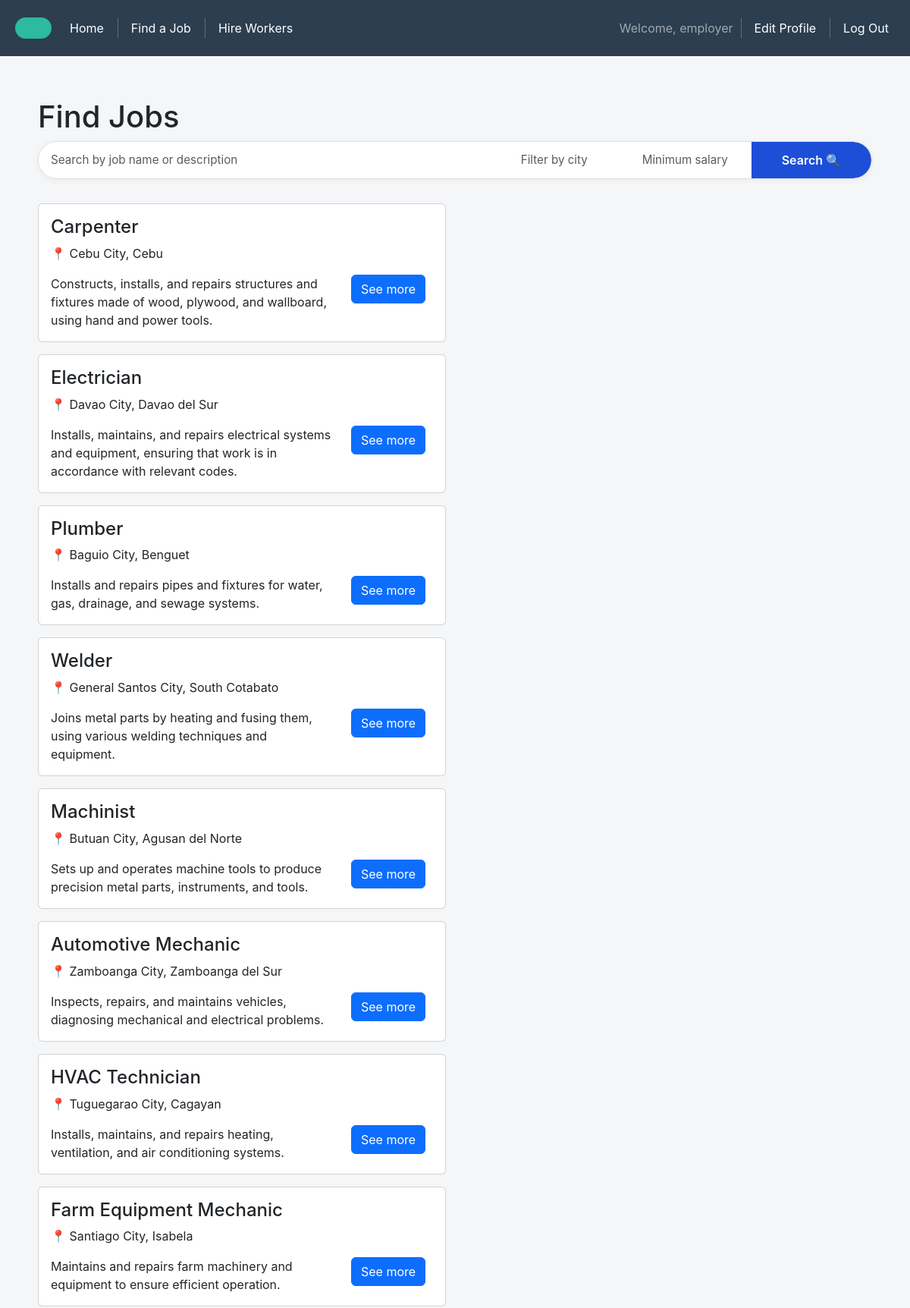
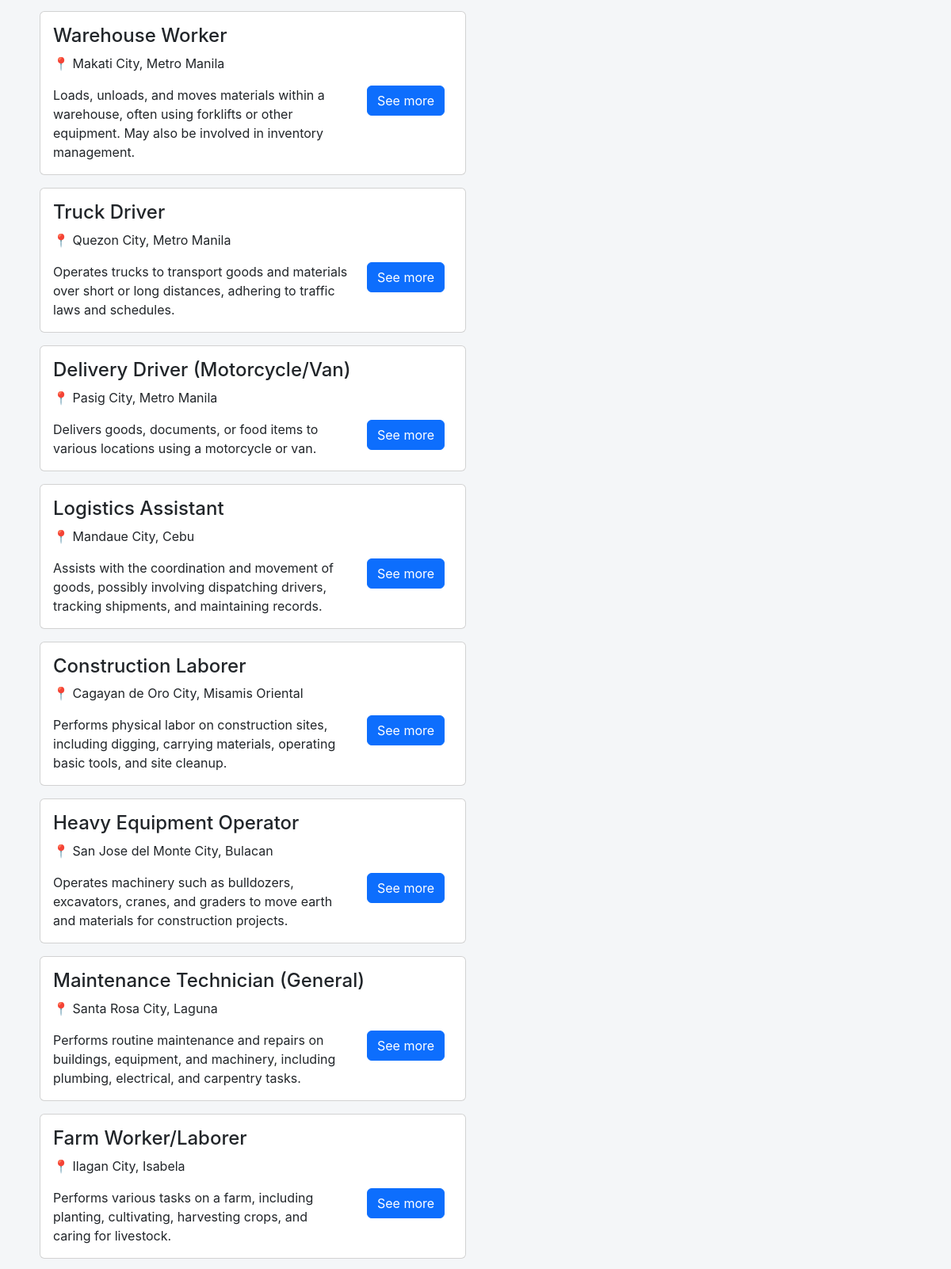
Screenshot of /jobs/ (signed in, upper part) with the database file from the repository (2 pictures, top to bottom).
### session/models.py (models this page shows, shortened)
class User(AbstractUser):
    USER_TYPE_CHOICES = (
        ('worker', 'Worker'),
        ('employer', 'Employer'),
    )
    username = models.CharField(max_length=20, unique=True)
    user_type = models.CharField(max_length=10, choices=USER_TYPE_CHOICES)
    contact_number = models.CharField(max_length=100, blank=True, null=True)
    objects = UserManager()

### findjob/models.py (models this page shows)
class Job(models.Model):
    name = models.CharField(max_length=255)
    description = models.TextField(blank=True)
    category = models.CharField(max_length=255)
    schedule = models.CharField(max_length=255)
    salary = models.DecimalField(max_digits=10, decimal_places=2)
    rate_type = models.CharField(max_length=10, choices=[('hr', 'Per Hour'), ('day', 'Per Day')])
    details = models.TextField(blank=True)
    city = models.CharField(max_length=100, default='Quezon')
    employer = models.ForeignKey(settings.AUTH_USER_MODEL, on_delete=models.CASCADE, related_name='jobs', limit_choices_to={'user_type': 'employer'}, null=True, blank=True)

### findjob/views.py (the view)
# urls.py: path('jobs/', find_jobs_view, name='find_jobs_view'),
@login_required
def find_jobs_view(request, *args, **kwargs):
    jobs = Job.objects.all()
    search_query = request.GET.get("search_query", "")
    location = request.GET.get("location", "")
    min_salary = request.GET.get("min_salary", "")
    if search_query:
        jobs = jobs.filter(
            Q(category__icontains=search_query) |
            Q(name__icontains=search_query) |
            Q(description__icontains=search_query)
        )
    if location:
        jobs = jobs.filter(city__icontains=location)
    if min_salary:
        try:
            min_salary = int(min_salary)
            jobs = jobs.filter(salary__gte=min_salary)
        except ValueError:
            pass  # Ignore invalid inputs gracefully
    for job in jobs:
        if job.details:
            job.details = job.details.split(",")
    context = {
        "jobs": jobs,
    }
    return render(request, "jobs.html", context)

### findjob/templates/jobs.html (shortened to what this page needs)
{% extends 'base.html' %}
{% load static %}
{% block add_css %}
    <link rel="stylesheet" href="{% static 'css/job.css' %}">
{% endblock %}
{% block nav %}
    {% include 'nav.html' %}
{% endblock %}
{% block content %}
<div class="body-container page-fade-in">
    <h1 class="page-fade-in">Find Jobs</h1>
    <form method="GET" class="filter-form page-fade-in">
    <div class="filter-box d-flex align-items-center">
        <input type="text" name="search_query" class="form-control flex-grow-1" placeholder="Search by job name or description">
        <input type="text" name="location" class="form-control location-input" placeholder="Filter by city">
        <input type="number" name="min_salary" class="form-control salary-input" placeholder="Minimum salary" min="1">
        <button type="submit" class="btn btn-primary">Search 🔍</button>
    </div>
    </form>
    <div class="row page-fade-in">
        <div class="col job-list container page-fade-in">
            {% for job in jobs %}
                <div class="card mb-3">
                    <div class="card-body">
                        <h4 class="card-title">{{ job.name }}</h4>
                        <div class="row mb-3">
                                <p class="card-text">📍 {{ job.city }}</p>
                        </div>
                        <div class="row">
                            <div class="col-sm-9">
                                <p class="card-text float-start">{{ job.description }}</p>
                            </div>
                            <div class="col-sm-3">
                                <button type="button" class="btn btn-primary show-details-btn" id="{{ job.name }}">See more</button>
                            </div>
                        </div>
                    </div>
                </div>
            {% endfor %}
        </div>
        <div class="col">
        </div>
    </div>
</div>
{% endblock %}

### templates/nav.html (shortened to what this page needs)
{% load static %}
<nav class="navbar navbar-expand-sm navbar-dark bg-dark">
    <div class="navbar-brand">
        <div class="nav-logo"></div>
    </div>
    <ul class="navbar-nav me-auto">
        <li class="nav-item">
            <a href="{% url 'homepage_view' %}" class="nav-link">Home</a>
        </li>
        {% if user.is_authenticated %}
            {% if user.user_type == 'worker' %}
                <li class="nav-item">
                    <a href="{% url 'find_jobs_view' %}" class="nav-link">Find a Job</a>
                </li>
            {% elif user.user_type == 'employer' %}
                <li class="nav-item">
                    <a href="{% url 'find_jobs_view' %}" class="nav-link">Find a Job</a>
                </li>
                <li class="nav-item">
                    <a href="{% url 'hire_workers_view' %}" class="nav-link">Hire Workers</a>
                </li>
            {% endif %}
        {% else %}
            <li class="nav-item">
                <a href="{% url 'about_view' %}" class="nav-link">About Us</a>
            </li>
        {% endif %}
    </ul>
    <ul class="navbar-nav ms-auto">
        {% if user.is_authenticated %}
            <li class="nav-item">
                <div class="navbar-text">Welcome, {{ user.username }}</div>
            </li>
            {% if user.user_type == 'worker' %}
                <li class="nav-item">
                    <a href="{% url 'edit_profile_view' %}" class="nav-link">Edit Profile</a>
                </li>
            {% elif user.user_type == 'employer' %}
                <li class="nav-item">
                    <a href="{% url 'edit_employer_profile_view' %}" class="nav-link">Edit Profile</a>
                </li>
            {% endif %}
            <li class="nav-item">
                <form method="POST" action="{% url 'logout_view' %}">
                    <button type="submit" class="btn btn-link nav-link">Log Out</button>
                </form>
            </li>
        {% endif %}
    </ul>
</nav>

### static/css/style.css (style rules this page uses)
body { font-family: 'Inter', sans-serif; padding-top: 80px; position: relative; background-color: #f4f6f8; }
.body-container { display: block; margin: 50px; }
.job-list { max-height: calc(100vh - 200px); overflow-y: auto; }

### static/css/nav.css (style rules this page uses)
.navbar { position: fixed; top: 0; left: 0; width: 100%; padding: 10px 20px; background-color: #2c3e50 !important; z-index: 1000; font-family: 'Inter', sans-serif; display: flex; align-items: center; justify-content: space-between; }
.navbar-brand { display: flex; align-items: center; gap: 10px; }
.nav-logo { width: 48px; height: 28px; background-color: #2db9a2; border-radius: 14px; }
.navbar-nav { display: flex; align-items: center; gap: 20px; list-style: none; padding: 0; margin: 0; }
.nav-item { position: relative; }
.nav-link { color: #ffffff; font-size: 1rem; padding: 15px 10px; text-decoration: none; display: block; transition: color 0.3s ease; }
.nav-item + .nav-item::before { content: ""; position: absolute; left: -10px; top: 50%; transform: translateY(-50%); height: 50%; width: 1px; background-color: #5c7085; }
.nav-link::after { content: ''; position: absolute; bottom: 10px; left: 50%; width: 0; height: 2px; background: #2db9a2; transition: all 0.3s ease; }

### static/css/job.css (style rules this page uses)
.page-fade-in { animation: fadeIn 0.4s ease-out forwards; opacity: 0; }
.filter-box { background: #fff; border: 1px solid #ddd; border-radius: 999px; overflow: hidden; padding: 0; gap: 0; width: 100%; max-width: 1300px; margin: 0 0 2rem 0; box-shadow: 0 2px 8px rgba(0, 0, 0, 0.05); display: flex; align-items: center; }
.filter-box .form-control { border: none; border-radius: 0; box-shadow: none; padding: 0.75rem 1rem; font-size: 0.95rem; }
.filter-box .flex-grow-1 { flex-grow: 1; }
.filter-box .location-input, .filter-box .salary-input { flex: 0 0 160px; }
.filter-box .btn-primary { border-radius: 0 999px 999px 0; padding: 0.75rem 2.5rem; background-color: #1d4ed8; border: none; font-weight: 600; white-space: nowrap; }

### rows the page displays
User: username "employer"
Job: name "Carpenter", city "Cebu City, Cebu", description "Constructs, installs, and repairs structures and fixtures made of wood, plywood, and wallboard, using hand and power tools."
Job: name "Electrician", city "Davao City, Davao del Sur", description "Installs, maintains, and repairs electrical systems and equipment, ensuring that work is in accordance with relevant codes."
Job: name "Plumber", city "Baguio City, Benguet", description "Installs and repairs pipes and fixtures for water, gas, drainage, and sewage systems."
Job: name "Welder", city "General Santos City, South Cotabato", description "Joins metal parts by heating and fusing them, using various welding techniques and equipment."
Job: name "Machinist", city "Butuan City, Agusan del Norte", description "Sets up and operates machine tools to produce precision metal parts, instruments, and tools."
Job: name "Automotive Mechanic", city "Zamboanga City, Zamboanga del Sur", description "Inspects, repairs, and maintains vehicles, diagnosing mechanical and electrical problems."
Job: name "HVAC Technician", city "Tuguegarao City, Cagayan", description "Installs, maintains, and repairs heating, ventilation, and air conditioning systems."
Job: name "Farm Equipment Mechanic", city "Santiago City, Isabela", description "Maintains and repairs farm machinery and equipment to ensure efficient operation."
Job: name "Warehouse Worker", city "Makati City, Metro Manila", description "Loads, unloads, and moves materials within a warehouse, often using forklifts or other equipment. May also be involved in inventory management."
Job: name "Truck Driver", city "Quezon City, Metro Manila", description "Operates trucks to transport goods and materials over short or long distances, adhering to traffic laws and schedules."
Job: name "Delivery Driver (Motorcycle/Van)", city "Pasig City, Metro Manila", description "Delivers goods, documents, or food items to various locations using a motorcycle or van."
Job: name "Logistics Assistant", city "Mandaue City, Cebu", description "Assists with the coordination and movement of goods, possibly involving dispatching drivers, tracking shipments, and maintaining records."
Job: name "Construction Laborer", city "Cagayan de Oro City, Misamis Oriental", description "Performs physical labor on construction sites, including digging, carrying materials, operating basic tools, and site cleanup."
Job: name "Heavy Equipment Operator", city "San Jose del Monte City, Bulacan", description "Operates machinery such as bulldozers, excavators, cranes, and graders to move earth and materials for construction projects."
Job: name "Maintenance Technician (General)", city "Santa Rosa City, Laguna", description "Performs routine maintenance and repairs on buildings, equipment, and machinery, including plumbing, electrical, and carpentry tasks."
Job: name "Farm Worker/Laborer", city "Ilagan City, Isabela", description "Performs various tasks on a farm, including planting, cultivating, harvesting crops, and caring for livestock."
